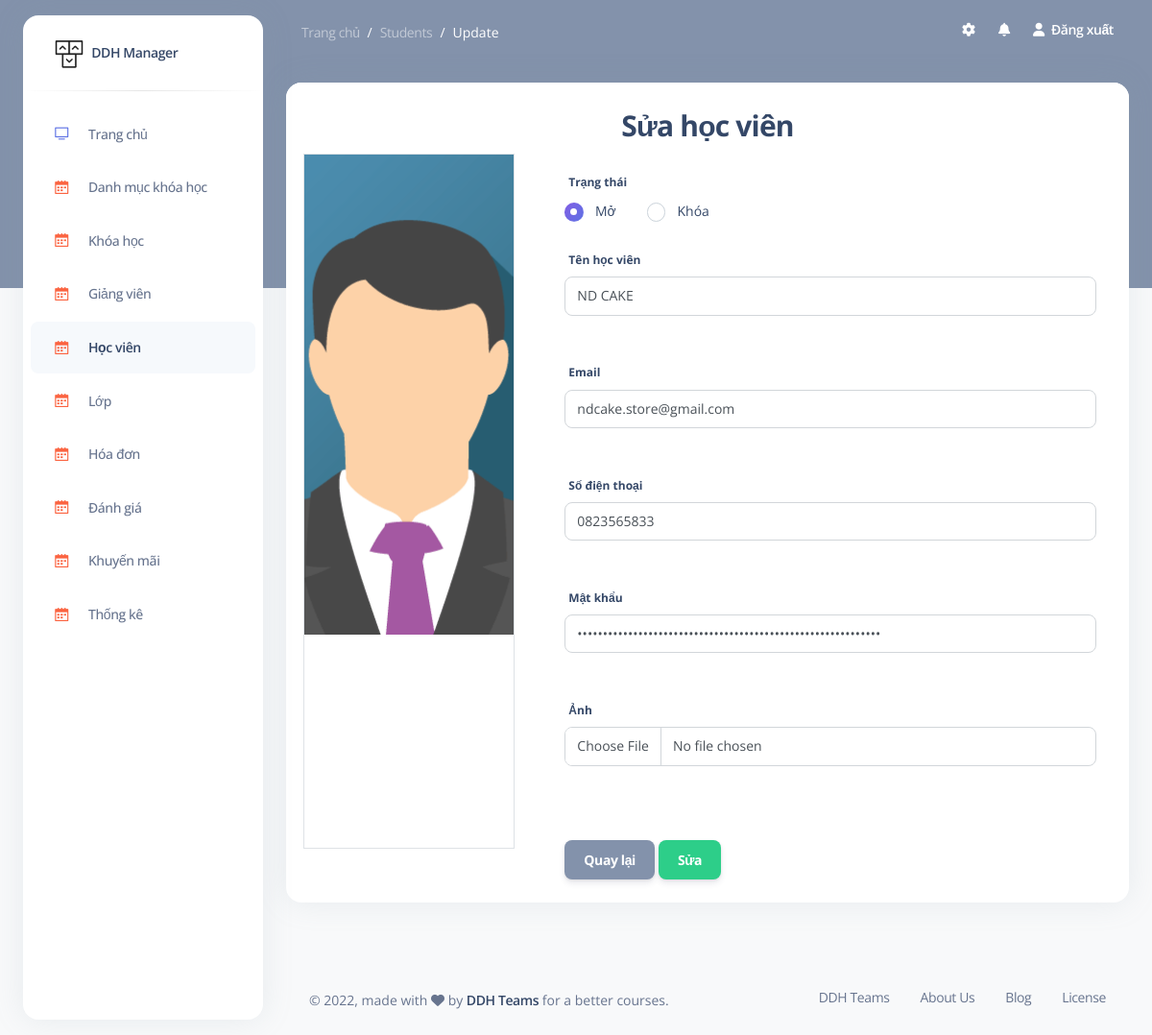
/admin/students/update/7 (signed in), run on the app's committed database.
### tables this page shows
CREATE TABLE `students` (
                            `id` int NOT NULL,
                            `name_student` varchar(255) DEFAULT NULL,
                            `username_student` varchar(255) DEFAULT NULL,
                            `email_student` varchar(255) DEFAULT NULL,
                            `phone_student` varchar(255) DEFAULT NULL,
                            `password_student` varchar(255) DEFAULT NULL,
                            `image_student` varchar(255) DEFAULT NULL,
                            `role` tinyint DEFAULT '1',
                            `created_at` timestamp NULL DEFAULT NULL,
                            `updated_at` timestamp NULL DEFAULT NULL,
                            `status_student` tinyint DEFAULT '0'
);

### models/admin/students.php (called while the page is built, shortened)
<?php
    function student_detail($id){
            $sql = "SELECT *  FROM students WHERE id = ?";
            return query_one($sql,$id);
        }
?>

### models/process_db.php (called while the page is built, shortened)
<?php
    function connect(){
        $conn = null;
        try {
            $conn = new PDO("mysql:host=".DB_HOST.";dbname=".DB_NAME."", DB_USER, DB_PASS);
            $conn->setAttribute(PDO::ATTR_ERRMODE, PDO::ERRMODE_EXCEPTION);
        }catch(PDOException $e){
            echo "Connection failed: " . $e->getMessage();
        }
        return $conn;
    }
    function query_one($sql){
        $sql_args = array_slice(func_get_args(), 1);
        try {
            $stmt = connect()->prepare($sql);
            $stmt->execute($sql_args);
            $row = $stmt->fetch(PDO::FETCH_ASSOC);
            return $row;
        } catch (PDOException $e) {
            throw $e;
        }
    }
?>

### views/admin/students/update.php (the view, shortened to what this page needs)
<section class="container-fluid py-4">
    <div class="row">
        <div class="col-12">
            <div class="card mb-4">
                <div class="card-header pb-0">
                    <div class="text-center">
                        <h3>Sửa học viên</h3>
                    </div>
                </div>
                <div class="card-body px-0 pt-0 pb-2 d-flex justify-content-around flex-wrap">
                    <div class="col-3 mb-5">
                        <div class="preview_img border">
                            <a class="my-image-links" data-gall="gallery01" href="<?= $dir_img.$student_detail['image_student'] ?>"><img id="image_course_preview" src="<?= $dir_img.$student_detail['image_student'] ?>" alt="your image" /></a>
                        </div>
                    </div>
                    <div class="p-3 col-8 ">
                        <form action="<?= STUDENTS ?>/edit/<?= $student_detail['id'] ?>" method="post" id="form-1" enctype="multipart/form-data">
                            <div class="form-group">
                                <label for="statuscourse" class="form-label">
                                    Trạng thái
                                </label>
                                <div class="d-flex">
                                    <div class="form-check">
                                        <input class="form-check-input" type="radio" name="status_student" id="statusCourse1" value="0" <?= $student_detail['status_student'] == 0 ? "checked" : "" ?>>
                                        <label class="form-check-label" for="statusCourse1">
                                            Mở
                                        </label>
                                    </div>
                                    <div class="form-check">
                                        <input class="form-check-input" type="radio" name="status_student" id="statusCourse2" value="1" <?= $student_detail['status_student'] == 1 ? "checked" : "" ?>>
                                        <label class="form-check-label" for="statusCourse2">
                                            Khóa
                                        </label>
                                    </div>
                                </div>
                            </div>
                            <div class="form-group">
                                <label for="name_student" class="form-label">Tên học viên</label>
                                <input type="text" name="name_student" id="name_student" class="form-control" value="<?= $student_detail['name_student'] ?>">
                                <div class="form-message text-danger mt-1"><br></div>
                            </div>
                            <div class="form-group ">
                                <label for="email_student" class="form-label">Email</label>
                                <input type="email" name="email_student" id="email_student" class="form-control" value="<?= $student_detail['email_student'] ?>">
                                <div class="form-message text-danger mt-1"><br></div>
                            </div>
                            <div class="form-group ">
                                <label for="phone_student" class="form-label">Số điện thoại</label>
                                <input type="number" name="phone_student" id="phone_student" class="form-control" min="0" value="<?= $student_detail['phone_student'] ?>">
                                <div class="form-message text-danger mt-1"><br></div>
                            </div>
                            <div class="form-group ">
                                <label for="password_student" class="form-label">Mật khẩu</label>
                                <input type="password" name="password_student" id="password_student" class="form-control" value="<?= $student_detail['password_student'] ?>">
                                <div class="form-message text-danger mt-1"><br></div>
                            </div>
                            <div class="form-group">
                                <label for="image_student" class="form-label">Ảnh</label>
                                <input type="file" name="image_student" id="image_student" class="form-control" onchange="readURL(this);" >
                                <div class="form-message text-danger mt-1"><br></div>
                            </div>
                            <div class="mt-5">
                                <a href="<?= STUDENTS ?>" class="btn btn-secondary">Quay lại</a>
                                <button class="btn btn-success" name="create_course" type="submit">Sửa</button>
                            </div>
                        </form>
                    </div>
                </div>
            </div>
        </div>
    </div>
</section>

### assets/admin/css/items/styles.css (style rules this page uses)
.preview_img { width: 100%; height: 100%; }
.preview_img img { width: 100%; height: 500px; object-fit: cover; object-position: center; }

### admin.php (style rules this page uses)
.btn { margin-bottom: 0 !important; }

### data on the page
students: image_student (placeholder picture), status_student "☑ Mở", status_student "☐ Khóa", name_student "ND CAKE", email_student "ndcake.store@gmail.com", phone_student "0823565833"

### other printed values
$_GET['module'] "Students"
$_GET['act'] "Update"
